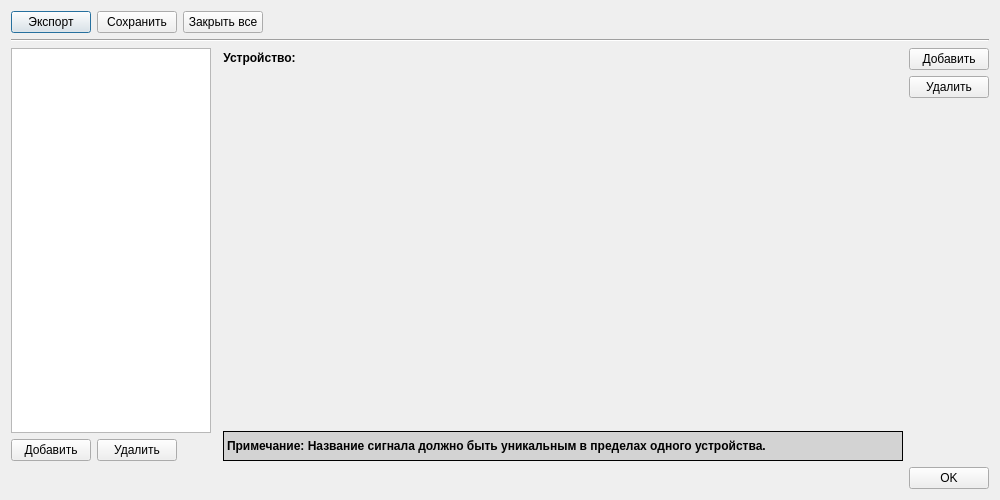
<?xml version="1.0" encoding="UTF-8"?>
<ui version="4.0">
 <class>DeviceEditorDialog</class>
 <widget class="QDialog" name="DeviceEditorDialog">
  <property name="geometry">
   <rect>
    <x>0</x>
    <y>0</y>
    <width>1000</width>
    <height>500</height>
   </rect>
  </property>
  <property name="minimumSize">
   <size>
    <width>1000</width>
    <height>500</height>
   </size>
  </property>
  <property name="maximumSize">
   <size>
    <width>1000</width>
    <height>750</height>
   </size>
  </property>
  <property name="windowTitle">
   <string>Dialog</string>
  </property>
  <layout class="QGridLayout" name="gridLayout">
   <item row="0" column="0">
    <layout class="QHBoxLayout" name="horizontalLayout_2">
     <item>
      <widget class="QPushButton" name="pbExport">
       <property name="toolTip">
        <string>Экспорт конфигурации устройств</string>
       </property>
       <property name="text">
        <string>Экспорт</string>
       </property>
      </widget>
     </item>
     <item>
      <widget class="QPushButton" name="pbSave">
       <property name="toolTip">
        <string>Сохранение текущей конфигурации устройств</string>
       </property>
       <property name="text">
        <string>Сохранить</string>
       </property>
      </widget>
     </item>
     <item>
      <widget class="QPushButton" name="pbCloseAll">
       <property name="text">
        <string>Закрыть все</string>
       </property>
      </widget>
     </item>
     <item>
      <spacer name="horizontalSpacer">
       <property name="orientation">
        <enum>Qt::Horizontal</enum>
       </property>
       <property name="sizeHint" stdset="0">
        <size>
         <width>40</width>
         <height>20</height>
        </size>
       </property>
      </spacer>
     </item>
    </layout>
   </item>
   <item row="1" column="0">
    <widget class="Line" name="line">
     <property name="orientation">
      <enum>Qt::Horizontal</enum>
     </property>
    </widget>
   </item>
   <item row="2" column="0">
    <layout class="QHBoxLayout" name="horizontalLayout_6" stretch="0,1,0">
     <item>
      <layout class="QVBoxLayout" name="verticalLayout">
       <item>
        <widget class="QListView" name="devListView">
         <property name="maximumSize">
          <size>
           <width>200</width>
           <height>16777215</height>
          </size>
         </property>
        </widget>
       </item>
       <item>
        <layout class="QHBoxLayout" name="horizontalLayout_3">
         <item>
          <widget class="QPushButton" name="pbAddDevice">
           <property name="toolTip">
            <string>Добавление нового устройства</string>
           </property>
           <property name="text">
            <string>Добавить</string>
           </property>
          </widget>
         </item>
         <item>
          <widget class="QPushButton" name="pbDeleteDevice">
           <property name="toolTip">
            <string>Удаление выбранного устройства</string>
           </property>
           <property name="text">
            <string>Удалить</string>
           </property>
          </widget>
         </item>
         <item>
          <spacer name="horizontalSpacer_2">
           <property name="orientation">
            <enum>Qt::Horizontal</enum>
           </property>
           <property name="sizeHint" stdset="0">
            <size>
             <width>40</width>
             <height>20</height>
            </size>
           </property>
          </spacer>
         </item>
        </layout>
       </item>
      </layout>
     </item>
     <item>
      <layout class="QVBoxLayout" name="verticalLayout_3" stretch="0,1,0">
       <property name="spacing">
        <number>2</number>
       </property>
       <item>
        <layout class="QHBoxLayout" name="horizontalLayout_4" stretch="0,1,1">
         <item>
          <widget class="QLabel" name="label">
           <property name="font">
            <font>
             <weight>75</weight>
             <bold>true</bold>
            </font>
           </property>
           <property name="text">
            <string>Устройство:</string>
           </property>
           <property name="alignment">
            <set>Qt::AlignCenter</set>
           </property>
          </widget>
         </item>
         <item>
          <widget class="QLabel" name="lbCurrentDevice">
           <property name="text">
            <string/>
           </property>
           <property name="alignment">
            <set>Qt::AlignLeading|Qt::AlignLeft|Qt::AlignVCenter</set>
           </property>
          </widget>
         </item>
         <item>
          <spacer name="horizontalSpacer_4">
           <property name="orientation">
            <enum>Qt::Horizontal</enum>
           </property>
           <property name="sizeHint" stdset="0">
            <size>
             <width>40</width>
             <height>20</height>
            </size>
           </property>
          </spacer>
         </item>
        </layout>
       </item>
       <item>
        <layout class="QHBoxLayout" name="horizontalLayout"/>
       </item>
       <item>
        <widget class="QLabel" name="label_2">
         <property name="minimumSize">
          <size>
           <width>0</width>
           <height>30</height>
          </size>
         </property>
         <property name="font">
          <font>
           <weight>75</weight>
           <bold>true</bold>
          </font>
         </property>
         <property name="styleSheet">
          <string notr="true">QLabel {
	border-color: black;
	border-style: solid;
	border-width: 1px;
	background: lightgray;
}</string>
         </property>
         <property name="text">
          <string>Примечание: Название сигнала должно быть уникальным в пределах одного устройства.</string>
         </property>
         <property name="alignment">
          <set>Qt::AlignLeading|Qt::AlignLeft|Qt::AlignVCenter</set>
         </property>
        </widget>
       </item>
      </layout>
     </item>
     <item>
      <layout class="QVBoxLayout" name="verticalLayout_2">
       <item>
        <widget class="QPushButton" name="pbAddSignal">
         <property name="toolTip">
          <string>Добавление нового сигнала</string>
         </property>
         <property name="text">
          <string>Добавить</string>
         </property>
        </widget>
       </item>
       <item>
        <widget class="QPushButton" name="pbDeleteSignal">
         <property name="toolTip">
          <string>Удаление выбранного сигнала</string>
         </property>
         <property name="text">
          <string>Удалить</string>
         </property>
        </widget>
       </item>
       <item>
        <spacer name="verticalSpacer">
         <property name="orientation">
          <enum>Qt::Vertical</enum>
         </property>
         <property name="sizeHint" stdset="0">
          <size>
           <width>20</width>
           <height>40</height>
          </size>
         </property>
        </spacer>
       </item>
      </layout>
     </item>
    </layout>
   </item>
   <item row="3" column="0">
    <layout class="QHBoxLayout" name="horizontalLayout_5" stretch="1,0">
     <item>
      <spacer name="horizontalSpacer_3">
       <property name="orientation">
        <enum>Qt::Horizontal</enum>
       </property>
       <property name="sizeHint" stdset="0">
        <size>
         <width>40</width>
         <height>20</height>
        </size>
       </property>
      </spacer>
     </item>
     <item>
      <widget class="QPushButton" name="pbOk">
       <property name="text">
        <string>OK</string>
       </property>
      </widget>
     </item>
    </layout>
   </item>
  </layout>
 </widget>
 <resources/>
 <connections/>
</ui>
